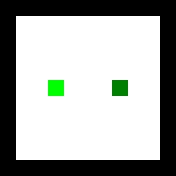

Rendered tile map (Tiled .tmx) drawn with the repository's tilesets; below, a short description and the full map source, tile grids included:
An orthogonal 11x11 tile map with 16x16 px tiles, 2 tile layers (Layer1, Layer2) and 1 object.

<map version="1.0" orientation="orthogonal" renderorder="right-down" width="11" height="11" tilewidth="16" tileheight="16" nextobjectid="3">
 <tileset firstgid="1" source="Tiles.tsx" />
 <layer name="Layer1" width="11" height="11">
  <data encoding="csv">
1,1,1,1,1,1,1,1,1,1,1,
1,5,5,5,5,5,5,5,5,5,1,
1,5,5,5,5,5,5,5,5,5,1,
1,5,5,5,5,5,5,5,5,5,1,
1,5,5,5,5,5,5,5,5,5,1,
1,5,5,5,5,5,5,5,5,5,1,
1,5,5,5,5,5,5,5,5,5,1,
1,5,5,5,5,5,5,5,5,5,1,
1,5,5,5,5,5,5,5,5,5,1,
1,5,5,5,5,5,5,5,5,5,1,
1,1,1,1,1,1,1,1,1,1,1
</data>
 </layer>
 <layer name="Layer2" width="11" height="11">
  <data encoding="csv">
0,0,0,0,0,0,0,0,0,0,0,
0,0,0,0,0,0,0,0,0,0,0,
0,0,0,0,0,0,0,0,0,0,0,
0,0,0,0,0,0,0,0,0,0,0,
0,0,0,0,0,0,0,0,0,0,0,
0,0,0,4,0,0,0,2,0,0,0,
0,0,0,0,0,0,0,0,0,0,0,
0,0,0,0,0,0,0,0,0,0,0,
0,0,0,0,0,0,0,0,0,0,0,
0,0,0,0,0,0,0,0,0,0,0,
0,0,0,0,0,0,0,0,0,0,0
</data>
 </layer>
 <objectgroup name="Tutorial">
  <object id="1" x="32.6667" y="22.6667">
   <properties>
    <property name="text" value="The objective of each level is to link all the blocks. Use the arrow buttons to move." />
   </properties>
  </object>
 </objectgroup>
</map>
